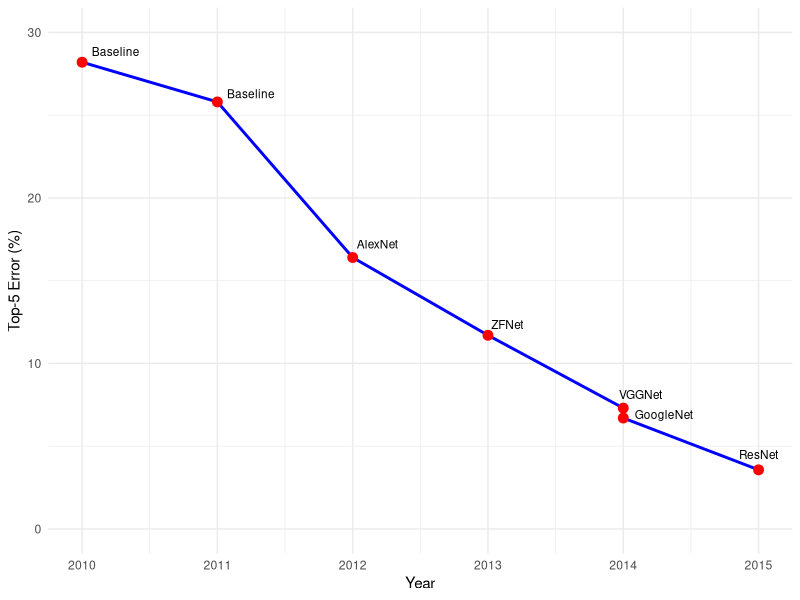
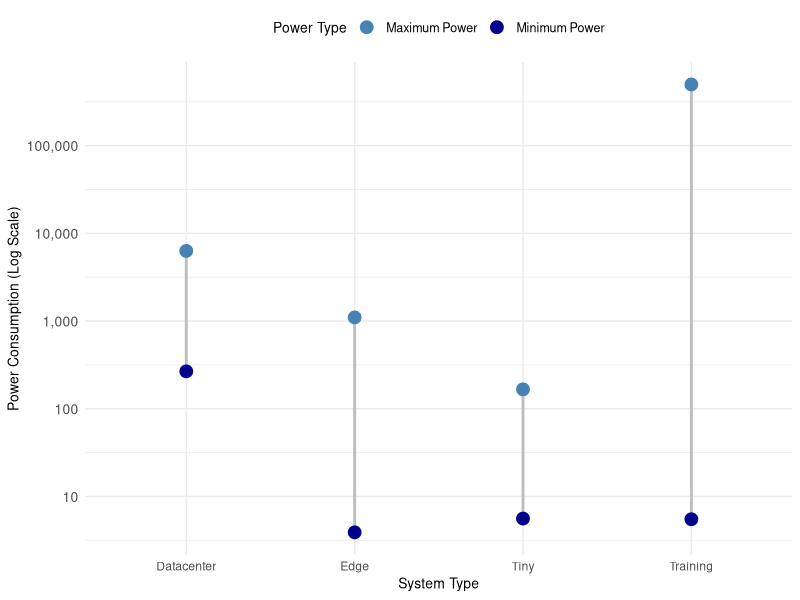

Write R code to recreate these figures, in order.
## ---- chunk 1
#| label: fig-imagenet-challenge
#| fig-cap: "**ImageNet Challenge Progression**: Neural networks have significantly reduced error rates over time, from 25.8% in 2010 to 3.57% by 2015, highlighting the impact of architectural advancements on classification accuracy."
#| echo: false

# Load necessary library
library(ggplot2)

# Create the data frame
imagenet_data <- data.frame(
  Year = c(2010, 2011, 2012, 2013, 2014, 2014, 2015),
  Model = c("Baseline", "Baseline", "AlexNet", "ZFNet", "VGGNet", "GoogleNet", "ResNet"),
  Error = c(28.2, 25.8, 16.4, 11.7, 7.3, 6.7, 3.57)
)

# Plot the data
ggplot(imagenet_data, aes(x = Year, y = Error, label = Model)) +
  geom_line(color = "blue", linewidth = 1) +
  geom_point(color = "red", size = 3) +
  #geom_text(vjust = -0.5, hjust = 0.5) +
  geom_text(hjust=c(-0.2, -0.2, -0.1, -0.1, 0.1, -0.2, 0.5),  # Left-right
            vjust=c(-0.7, -0.4, -1.0, -0.7, -1.0, 0.1, -1.2), # up-down
            size=3) +
  scale_y_continuous(limits = c(0, 30)) +
  labs(x = "Year",
       y = "Top-5 Error (%)") +
  theme_minimal()
## ---- chunk 2
#| echo: false
#| label: fig-power-differentials
#| fig-cap: "**Energy Consumption**: The figure emphasizes the significant differences in power usage across various system types, from microwatts to megawatts, emphasizing the trade-offs between latency, cost, and energy efficiency in inference benchmarks."

# Sample data to mimic the uploaded chart
power_data <- data.frame(
  SystemType = c("Tiny", "Edge", "Datacenter", "Training"),
  MinPower = c(5.6, 3.9, 266.9, 5.5),  # Minimum power values
  MaxPower = c(166.6, 1100, 6300, 498000)  # Maximum power values
)

# Convert MaxPower to kilowatts for readability
power_data$MaxPower_kW <- power_data$MaxPower / 1000
power_data$MinPower_kW <- power_data$MinPower / 1000

# Create the plot
library(ggplot2)

ggplot(power_data, aes(x = SystemType)) +
  # Line connecting MinPower and MaxPower
  geom_segment(aes(x = SystemType, xend = SystemType,
                   y = MinPower, yend = MaxPower),
               color = "gray", linewidth = 1) +
  # Points for MinPower
  geom_point(aes(y = MinPower, color = "Minimum Power"), size = 4) +
  # Points for MaxPower
  geom_point(aes(y = MaxPower, color = "Maximum Power"), size = 4) +
  # Logarithmic y-axis for wide range
  scale_y_log10(
    name = "Power Consumption (Log Scale)",
    labels = scales::comma_format(scale = 1)
  ) +
  labs(
    x = "System Type",
    color = "Power Type",
  ) +
  scale_color_manual(values = c("Minimum Power" = "darkblue", "Maximum Power" = "steelblue")) +
  theme_minimal() +
  theme(
    plot.title = element_text(hjust = 0.5, size = 14),
    legend.position = "top",
    axis.text.y = element_text(size = 10),
    axis.title.x = element_text(size = 10),
    axis.title.y = element_text(size = 10),
    legend.title = element_text(size = 10),
    legend.text = element_text(size = 9)
  )

